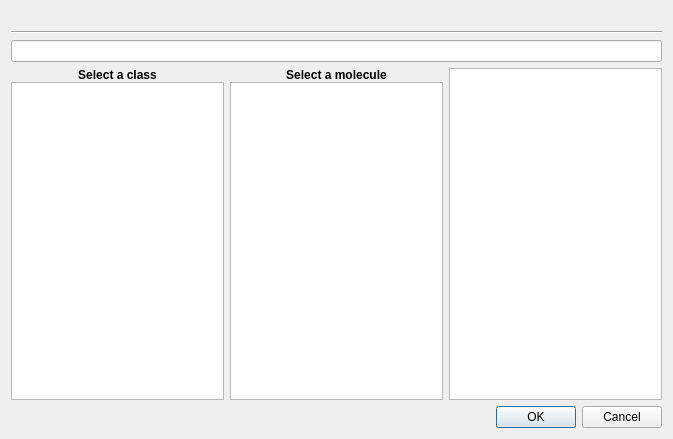
<?xml version="1.0" encoding="UTF-8"?>
<ui version="4.0">
 <class>IAMDb::Internal::InteractorSelectorWidget</class>
 <widget class="QWidget" name="IAMDb::Internal::InteractorSelectorWidget">
  <property name="geometry">
   <rect>
    <x>0</x>
    <y>0</y>
    <width>673</width>
    <height>439</height>
   </rect>
  </property>
  <property name="windowTitle">
   <string>Form</string>
  </property>
  <layout class="QGridLayout" name="gridLayout">
   <item row="1" column="0">
    <widget class="Line" name="line">
     <property name="orientation">
      <enum>Qt::Horizontal</enum>
     </property>
    </widget>
   </item>
   <item row="4" column="0">
    <widget class="QDialogButtonBox" name="buttonBox">
     <property name="standardButtons">
      <set>QDialogButtonBox::Cancel|QDialogButtonBox::Ok</set>
     </property>
    </widget>
   </item>
   <item row="0" column="0">
    <widget class="QLabel" name="label">
     <property name="sizePolicy">
      <sizepolicy hsizetype="Preferred" vsizetype="Fixed">
       <horstretch>0</horstretch>
       <verstretch>0</verstretch>
      </sizepolicy>
     </property>
     <property name="font">
      <font>
       <weight>75</weight>
       <bold>true</bold>
      </font>
     </property>
     <property name="alignment">
      <set>Qt::AlignCenter</set>
     </property>
    </widget>
   </item>
   <item row="2" column="0">
    <widget class="QLineEdit" name="classSearchLine"/>
   </item>
   <item row="3" column="0">
    <layout class="QHBoxLayout" name="horizontalLayout">
     <item>
      <layout class="QVBoxLayout" name="verticalLayout">
       <property name="spacing">
        <number>0</number>
       </property>
       <item>
        <widget class="QLabel" name="label_2">
         <property name="font">
          <font>
           <weight>75</weight>
           <bold>true</bold>
          </font>
         </property>
         <property name="text">
          <string>Select a class</string>
         </property>
         <property name="alignment">
          <set>Qt::AlignCenter</set>
         </property>
        </widget>
       </item>
       <item>
        <widget class="QListView" name="classView">
         <property name="editTriggers">
          <set>QAbstractItemView::NoEditTriggers</set>
         </property>
        </widget>
       </item>
      </layout>
     </item>
     <item>
      <layout class="QVBoxLayout" name="verticalLayout_3">
       <property name="spacing">
        <number>0</number>
       </property>
       <item>
        <widget class="QLabel" name="label_3">
         <property name="font">
          <font>
           <weight>75</weight>
           <bold>true</bold>
          </font>
         </property>
         <property name="text">
          <string>Select a molecule</string>
         </property>
         <property name="alignment">
          <set>Qt::AlignCenter</set>
         </property>
        </widget>
       </item>
       <item>
        <widget class="QListView" name="moleculeView">
         <property name="editTriggers">
          <set>QAbstractItemView::NoEditTriggers</set>
         </property>
        </widget>
       </item>
      </layout>
     </item>
     <item>
      <widget class="QListView" name="selectedList">
       <property name="editTriggers">
        <set>QAbstractItemView::NoEditTriggers</set>
       </property>
      </widget>
     </item>
    </layout>
   </item>
  </layout>
 </widget>
 <resources/>
 <connections/>
</ui>
